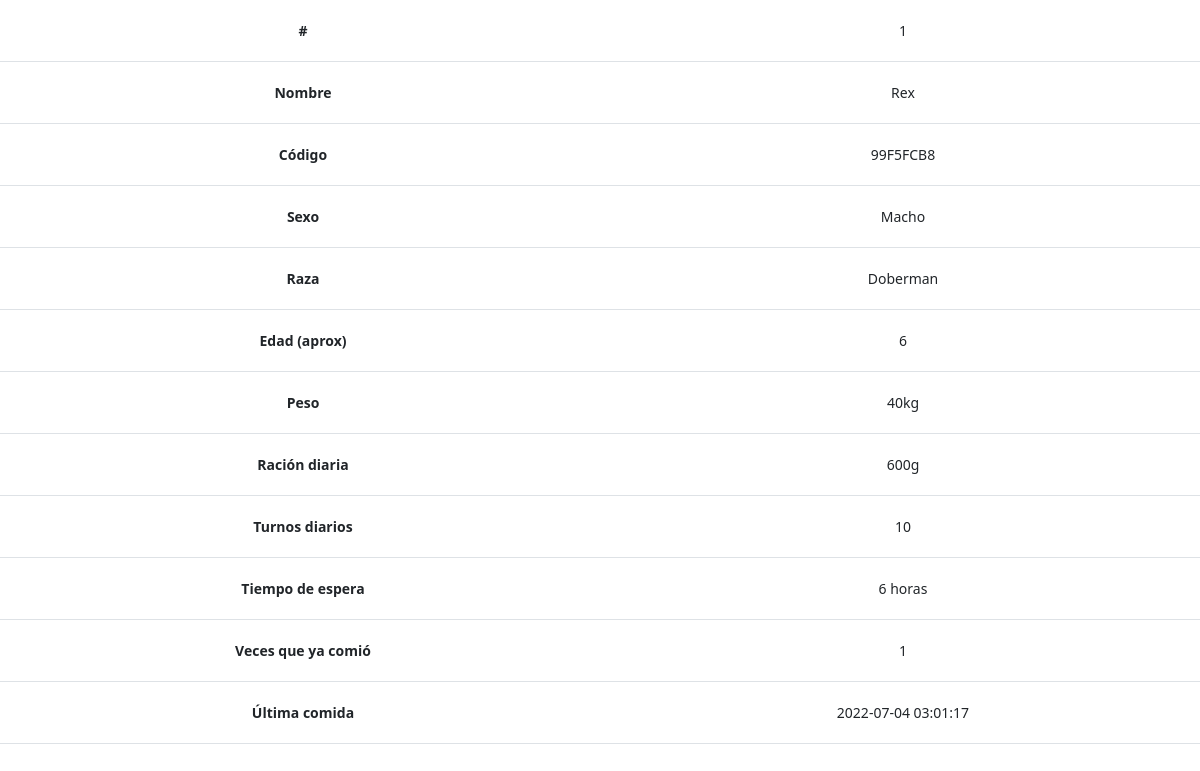
The page /verificado.php?id=99F5FCB8 (signed in) on the database as committed earlier.
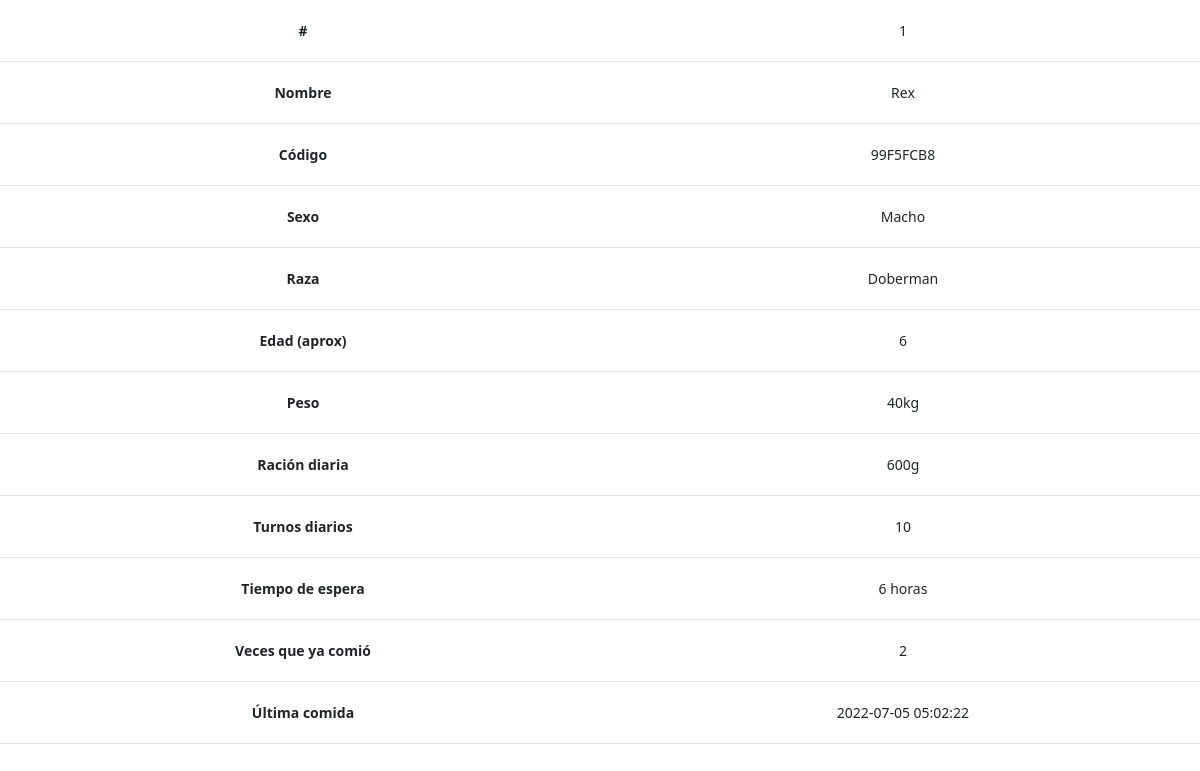
The same page on the database as committed later.
### tables this page shows
CREATE TABLE `perros` (
  `identificador` int(11) NOT NULL,
  `id` varchar(255) NOT NULL,
  `nombre` varchar(255) NOT NULL,
  `foto` varchar(255) NOT NULL,
  `sexo` enum('Macho','Hembra') NOT NULL,
  `raza` varchar(255) NOT NULL,
  `edad` int(11) NOT NULL,
  `peso` int(11) NOT NULL,
  `racion` int(11) NOT NULL,
  `turnos` int(11) NOT NULL,
  `cooldown` int(11) NOT NULL,
  `veces` varchar(255) NOT NULL,
  `ultimaEntrada` timestamp NOT NULL DEFAULT current_timestamp(),
  `ultimaSalida` timestamp NOT NULL DEFAULT current_timestamp(),
  `entro` tinyint(1) NOT NULL
);

### verificado.php (the view, shortened to what this page needs)
<?php
$id = null;
if (!empty($_GET['id'])) {
	$id = $_REQUEST['id'];
}
$pdo = Base::connect();
$pdo->setAttribute(PDO::ATTR_ERRMODE, PDO::ERRMODE_EXCEPTION);
$sql = "SELECT * FROM perros where id = ?";
$q = $pdo->prepare($sql);
$q->execute(array($id));
$datos = $q->fetch(PDO::FETCH_ASSOC);
?>
<!DOCTYPE html>
<html lang="es">
<html>
<head>
	<?php
	include 'comp/head.php';
	include 'comp/estilos.php';
	?>
</head>
<body>
	<table class="table tabla" id="datos-tabla" data-sorting="true">
		<tr>
			<td><b>#</b></td>
			<td><?php echo $datos['identificador']; ?></td>
		</tr>
		<tr>
			<td><b>Nombre</b></td>
			<td><?php echo $datos['nombre']; ?></td>
		</tr>
		<tr>
			<td><b>Código</b></td>
			<td><?php echo $datos['id']; ?></td>
		</tr>
		<tr>
			<td><b>Sexo</b></td>
			<td><?php echo $datos['sexo']; ?></td>
		</tr>
		<tr>
			<td><b>Raza</b></td>
			<td><?php echo $datos['raza']; ?></td>
		</tr>
		<tr>
			<td><b>Edad (aprox)</b></td>
			<td><?php echo $datos['edad']; ?> </td>
		</tr>
		<tr>
			<td><b>Peso</b></td>
			<td><?php echo $datos['peso']; ?>kg</td>
		</tr>
		<tr>
			<td><b>Ración diaria</b></td>
			<td><?php echo $datos['racion']; ?>g</td>
		</tr>
		<tr>
			<td><b>Turnos diarios</b></td>
			<td><?php echo $datos['turnos']; ?></td>
		</tr>
		<tr>
			<td><b>Tiempo de espera</b></td>
			<td><?php echo $datos['cooldown']; ?> horas</td>
		</tr>
		<tr>
			<td><b>Veces que ya comió</b></td>
			<td><?php echo $datos['veces']; ?></td>
		</tr>
		<tr>
			<td><b>Última comida</b></td>
			<td><?php echo $datos['ultimaSalida']; ?></td>
		</tr>
	</table>
</body>
</html>

Rows that differ between the two databases and show on the page:
changed perros "Rex": veces "1" → "2"; ultimaSalida "2022-07-04 03:01:17" → "2022-07-05 05:02:22"
